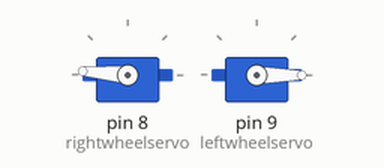
Recording of a sketch running on a simulated Arduino Uno, built with avr-gcc and run on an emulated ATmega328P. On the bench: 2 × servo.

Above: at 0.1 s.
At 9.1 s:
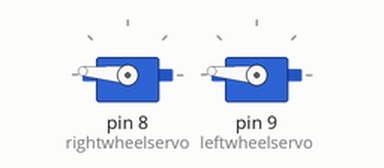
At 9.9 s:
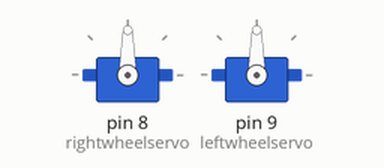
Timing chart, 0 to 12.3 s (numbered marks = the images above):
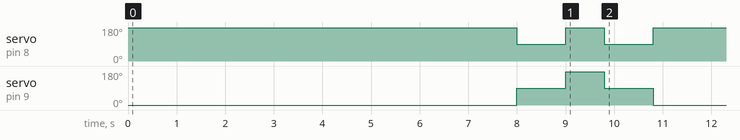

The sketch:

climbingDownTheHillCode.ino
```cpp
#include <Servo.h>

Servo rightwheelservo; //creates a servo object representing the right wheel
Servo leftwheelservo; //creates a servo object representing the left wheel

int leftservoforward = 175; //sets the servo angle to 175 degrees (which makes it go forward on the left)
int rightservoforward = 0; //sets the servo angle to 0 degrees (which makes it go forward on the right)
int leftservoback = 0; //sets the servo angle to 0 degrees (which makes it go backwards on the left)
int rightservoback = 175; //sets the servo angle to 175 degrees (which makes it go backwards on the right)
int rightservostop = 90; //sets the servo angle to 90 degrees (the stopping point)
int leftservostop = 90; //sets the servo angle to 90 degrees (the stopping point)

void setup()
{
  rightwheelservo.attach(8); // attaches the servo on pin 8 to the servo object
  leftwheelservo.attach(9); // attaches the servo on pin 9 to the servo object

  //sets both the wheels to their backward angles and drives for eight seconds
  //worth noting: the robot can only drive backward down the hill, so it goes backward
  rightwheelservo.write(rightservoback);
  leftwheelservo.write(leftservoback);
  delay(8000);

  //stops both wheels and waits one second
  rightwheelservo.write(rightservostop);
  leftwheelservo.write(leftservostop);
  delay(1000);

  //turns the robot 90 degrees (to the right)
  //currently coded to be on the left side of the track
  //takes .8 seconds to make the turn
  leftwheelservo.write(leftservoforward);
  rightwheelservo.write(rightservoback);
  delay(800);

  //stops both wheels and waits one second
  rightwheelservo.write(rightservostop);
  leftwheelservo.write(leftservostop);
  delay(1000);

  //drives both wheels forward for five seconds
  //this number could be shortened
  rightwheelservo.write(rightservoback);
  leftwheelservo.write(leftservoback);
  delay(5000);
}

void loop() {} //required empty loop
```
